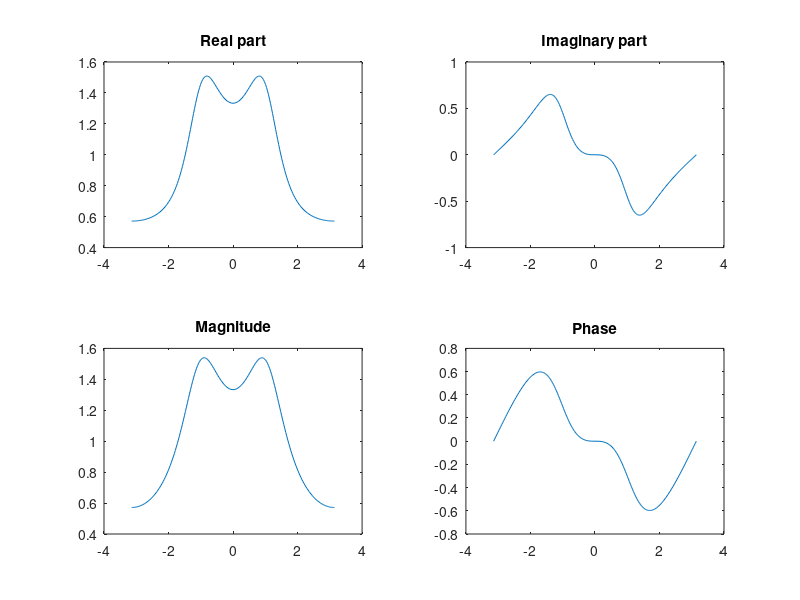

MATLAB code for this plot:
clear; clc;
theta=60*pi/180;
r=0.5;
w= -pi:pi/100:pi;
den = 1 -2*r*cos(theta)*exp(-1j*w) +r^2*exp(-1j*2*w);
G=1./den;
subplot (221), plot(w, real(G));
title('Real part')
subplot (222), plot(w, imag(G));
title('Imaginary part')
subplot (223), plot(w, abs(G));
title('Magnitude')
subplot (224), plot(w, angle(G));
title('Phase')